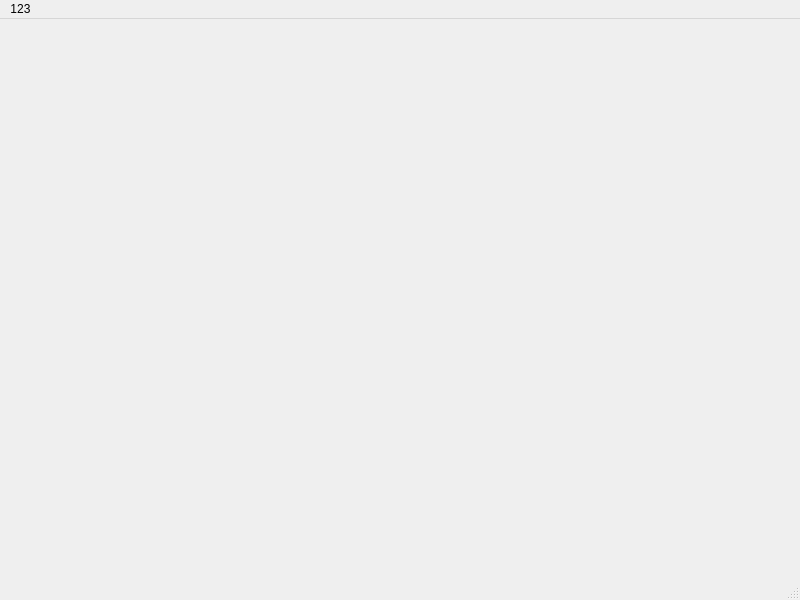
<?xml version="1.0" encoding="UTF-8"?>
<ui version="4.0">
 <class>MainWindow</class>
 <widget class="QMainWindow" name="MainWindow">
  <property name="geometry">
   <rect>
    <x>0</x>
    <y>0</y>
    <width>800</width>
    <height>600</height>
   </rect>
  </property>
  <property name="windowTitle">
   <string>MainWindow</string>
  </property>
  <widget class="QWidget" name="centralwidget">
   <widget class="opengl_widget" name="widget" native="true">
    <property name="geometry">
     <rect>
      <x>200</x>
      <y>90</y>
      <width>341</width>
      <height>301</height>
     </rect>
    </property>
   </widget>
  </widget>
  <widget class="QMenuBar" name="menubar">
   <property name="geometry">
    <rect>
     <x>0</x>
     <y>0</y>
     <width>800</width>
     <height>33</height>
    </rect>
   </property>
   <widget class="QMenu" name="menu123">
    <property name="title">
     <string>123</string>
    </property>
   </widget>
   <addaction name="menu123"/>
  </widget>
  <widget class="QStatusBar" name="statusbar"/>
 </widget>
 <customwidgets>
  <customwidget>
   <class>opengl_widget</class>
   <extends>QWidget</extends>
   <header>opengl_widget.h</header>
   <container>1</container>
  </customwidget>
 </customwidgets>
 <resources/>
 <connections/>
</ui>
